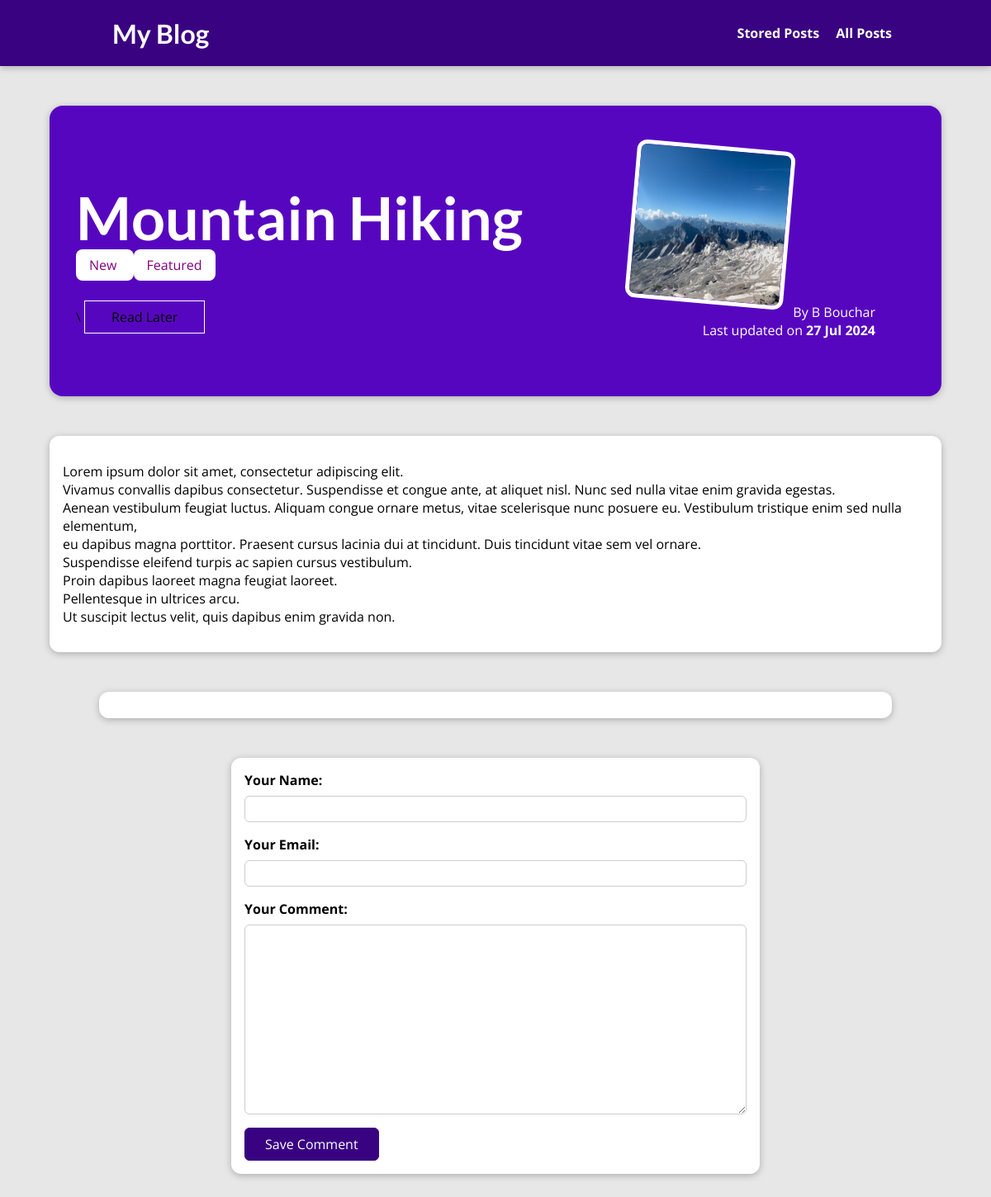
The page /posts/hike-in-the-mountains on the database its author committed.
### blog/models.py (models this page shows, shortened)
class Post(models.Model):
    title = models.CharField(max_length=150)
    excerpt = models.CharField(max_length=200)
    image = models.ImageField(upload_to="posts", null = True)
    date = models.DateField(auto_now=True)
    slug = models.SlugField(unique=True, db_index=True)
    content = models.TextField(validators=[MinLengthValidator(10)])
    author = models.ForeignKey(Author, on_delete=models.SET_NULL, null=True, related_name="posts")
    tags = models.ManyToManyField(Tag)

class Tag(models.Model):
    caption = models.CharField(max_length=20)

class Author(models.Model):
    first_name = models.CharField(max_length=100)
    last_name = models.CharField(max_length=100)
    email_adresss = models.EmailField()
    def full_name(self):
        return f"{self.first_name} {self.last_name}"
    def __str__(self):
        return self.full_name()

### blog/views.py (the view, shortened to what this page needs)
# urls.py: path("posts/<slug:slug>", views.SinglePostView.as_view(), name="post-detail-page"),
class SinglePostView(View):
    def is_stored_post(self, request, post_id):
        stored_posts = request.session.get("stored_posts")
        if stored_posts is not None:
            is_saved_for_later = post_id in stored_posts
        else:
            is_saved_for_later = False
        return is_saved_for_later
    def get(self, request, slug):
        post = get_object_or_404(Post, slug=slug)
        context = {
            "post": post,
            "post_tags": post.tags.all(),
            "comment_form": CommentForm(),
            "comments": post.comments.all().order_by("-id"),
            "saved_for_later": self.is_stored_post(request, post.id)
        }
        return render(request, "blog/post-detail.html", context)

### blog/forms.py
class CommentForm(forms.ModelForm):
    class Meta:
        model = Comment
        exclude = ["post"]
        labels = {
            "user_name" : "Your Name",
            "user_email" : "Your Email",
            "text" : "Your Comment"
        }

### blog/templates/blog/post-detail.html (shortened to what this page needs)
{% extends "base.html" %}
{% load static %}
{% block css_files %}
    <link rel="stylesheet" href="{% static "blog/post-detail.css" %}">
{% endblock %}
{% block content %}
    <section id="summary">
        <h2>{{ post.title }}</h2>
        <div>
            {% for tag in post_tags %}
            <span class="tag"> {{ tag.caption }} </span>
            {% endfor %}
        </div>
        <div id="read-later">
            <form action="{% url "read-later" %}" method="POST">
                <input type="hidden" value="{{ post.id }}" name="post_id">\
                <button>
                    {% if saved_for_later %}
                        Remove
                    {% else %}
                        Read Later
                    {% endif %}
                </button>
            </form>
        </div>
        <article>
            <img src="{{ post.image.url }}" alt="Post Title" />
            <adress>By <a href="mailto:{{ post.author.email_adresss }}">{{ post.author }}</a></adress>
            <div>
                Last updated on <time>{{ post.date|date:"d M Y" }}</time>
            </div>
        </article>
    </section>
    <main>
        {{ post.content|linebreaks }}
    </main>
    <section id="comments">
    </section>
    <div>
        <form action="{% url "post-detail-page" post.slug %}" method="POST" id="comment-form">
            {% for form_field in comment_form %}
                <div class="form-control{% if form_field.errors %} invalid {% endif %}">
                    {{ form_field.label_tag }}
                    {{ form_field }}
                </div>
            {% endfor %}
            <button> Save Comment </button>
        </form>
    </div>
{% endblock %}

### templates/base.html (shortened to what this page needs)
{% load static %}
<!DOCTYPE html>
<html lang="en">
    <head>
        <link rel="stylesheet" href="{% static "app.css" %}">
        {% block css_files %}{%  endblock %}
    </head>
    <body>
        <header id= "main-navigation">
            <h1><a href="{% url "starting-page" %}">My Blog</a></h1>
            <nav>
                <a href="{% url "read-later" %}">Stored Posts</a>
                <a href="{% url "post-page" %}">All Posts</a>
            </nav>
        </header>
        {% block content %}
        {% endblock %}
    </body>
</html>

### static/app.css (style rules this page uses)
* { box-sizing: border-box; }
html { font-family: 'Open Sans', 'Lato', sans-serif; }
body { margin: 0; }
h1, h2, h3 { font-family: 'Lato', sans-serif; font-weight: bold; }
#main-navigation { width: 100%; height: 5rem; display: flex; justify-content: space-between; align-items: center; padding: 0 10%; position: absolute; top: 0; left: 0; }
#main-navigation a { text-decoration: none; color: white; font-weight: bold; margin-left: 1rem; }

### blog/static/blog/post-detail.css (style rules this page uses)
body { background-color: #e7e7e7; }
#main-navigation { background-color: #390281; box-shadow: 0 2px 8px rgba(0, 0, 0, 0.25); }
#summary { margin: 8rem auto 3rem auto; padding: 2rem; width: 90%; max-width: 90rem; border-radius: 16px; background-color: #5706c0; position: relative; box-shadow: 0 2px 8px rgba(0, 0, 0, 0.25); height: 22rem; }
#summary a { color: white; text-decoration: none; }
#summary h2 { color: white; font-size: 4.5rem; margin-bottom: 0.25rem; }
#summary article { position: absolute; top: 2rem; right: 3rem; padding: 1rem 2rem; border-radius: 12px; text-align: right; color: white; }
#summary article img { width: 12rem; height: 12rem; border-radius: 12px; transform: rotateZ(5deg); border: 5px solid white; margin-bottom: 1rem; }
#summary time { font-weight: bold; }
main { width: 90%; max-width: 90rem; margin: 3rem auto; background-color: white; padding: 1rem; border-radius: 12px; box-shadow: 0 2px 8px rgba(0, 0, 0, 0.25); }
.tag { background-color: white; color: purple; padding: 0.5rem 1rem; border-radius: 8px; }
#comment-form { margin: 3rem auto; width: 90%; max-width: 40rem; border-radius: 12px; background-color: white; box-shadow: 0 2px 8px rgba(0, 0, 0, 0.25); padding: 1rem; }
#comment-form button { font: inherit; background-color: #390281; color: white; border: 1px solid #390281; padding: 0.5rem 1.5rem; border-radius: 6px; cursor: pointer; }
.form-control { margin-bottom: 1rem; }
.form-control label { font-weight: bold; margin-bottom: 0.5rem; display: block; }
.form-control input, .form-control textarea { display: block; width: 100%; font: inherit; padding: 0.25rem; border-radius: 6px; border: 1px solid #ccc; }
#comments { margin: 3rem auto; width: 90%; max-width: 60rem; border-radius: 12px; background-color: white; box-shadow: 0 2px 8px rgba(0, 0, 0, 0.25); padding: 1rem 2rem; }
#read-later { margin: 2rem 0; }
#read-later button { background-color: transparent; border: 1px solid white; padding: 0.5rem 2rem; font: inherit; cursor: pointer; }

### rows shown on the page
Post: title "Mountain Hiking", image (picture), author "B Bouchar", date "27 Jul 2024", content "Lorem ipsum dolor sit amet, consectetur adipiscing elit. Vivamus convallis dapibus consectetur. Suspendisse et congue ante, at aliquet nisl. Nunc sed nulla vitae enim gravida egestas. Aenean vestibulum feugiat luctus. Aliquam congue ornare metus, vitae scelerisque nunc posuere eu. Vestibulum tristique enim sed nulla elementum, eu dapibus magna porttitor. Praesent cursus lacinia dui at tincidunt. Duis tincidunt vitae sem vel ornare. Suspendisse eleifend turpis ac sapien cursus vestibulum. Proin dapibus laoreet magna feugiat laoreet. Pellentesque in ultrices arcu. Ut suscipit lectus velit, quis dapibus enim gravida non."
Tag: caption "New"
Tag: caption "Featured"
